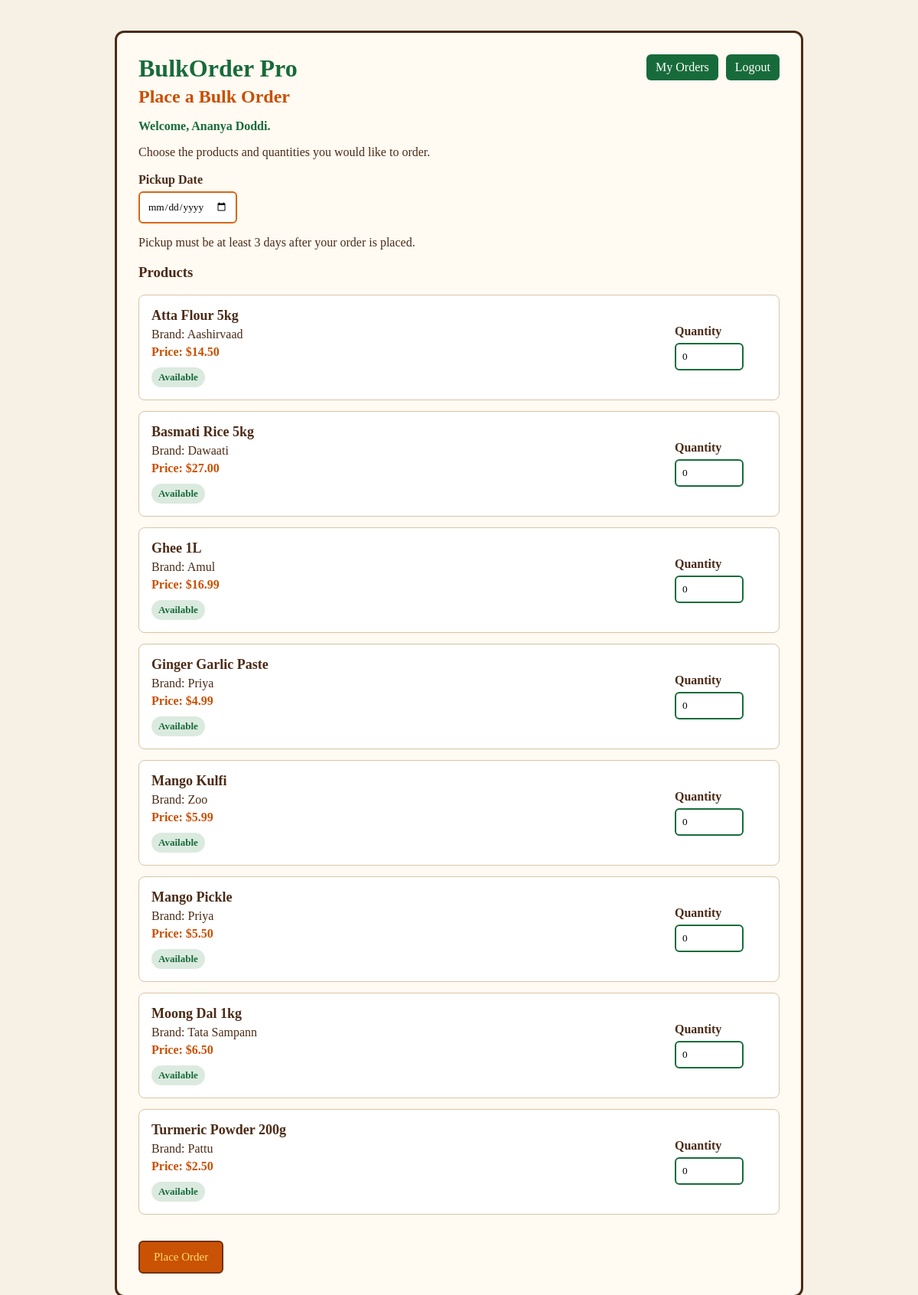
The page /customer-order (signed in) on the database its author committed.
### tables this page shows
CREATE TABLE customers (
            id INTEGER PRIMARY KEY AUTOINCREMENT,
            customer_name TEXT NOT NULL,
            phone TEXT NOT NULL,
            date_added TEXT DEFAULT CURRENT_DATE
        , last_name TEXT NOT NULL DEFAULT '');

CREATE TABLE stock (
            id INTEGER PRIMARY KEY AUTOINCREMENT,
            item_name TEXT NOT NULL,
            brand TEXT NOT NULL,
            stock_quantity INTEGER NOT NULL,
            price REAL NOT NULL
        , is_deleted INTEGER NOT NULL DEFAULT 0, category TEXT NOT NULL DEFAULT 'Other');

### customer_routes.py (the view)
@app.route("/customer-order")
def customer_order_page():
    if not customer_logged_in():
        return redirect(
            url_for("customer_login_page")
        )
    products = get_customer_products()
    customer = get_logged_in_customer()
    minimum_pickup_date = (
        date.today() + timedelta(days=3)
    ).isoformat()
    return render_template(
        "customer_order.html",
        stock_items=products,
        customer=customer,
        minimum_pickup_date=minimum_pickup_date
    )

### auth_helpers.py (called while the page is built)
def customer_logged_in():
    return "customer_id" in session

### customer_routes.py (called while the page is built)
def get_logged_in_customer():
    if not customer_logged_in():
        return None
    connection = get_database_connection()
    cursor = connection.cursor()
    cursor.execute("""
        SELECT
            customer_name,
            phone

        FROM customers

        WHERE id = ?
    """, (
        session["customer_id"],
    ))
    customer = cursor.fetchone()
    connection.close()
    return customer

### database.py (called while the page is built)
def get_database_connection():
    connection = sqlite3.connect(DATABASE)
    connection.row_factory = sqlite3.Row
    return connection

### templates/customer_order.html (shortened to what this page needs)
<!DOCTYPE html>
<html lang="en">
<head>
    <link rel="stylesheet"
          href="{{ url_for('static', filename='customer_order.css') }}">
</head>
<body>
    <div class="customer-page">
        <div class="customer-card">
            <div class="customer-top">
                <div>
                    <h1>BulkOrder Pro</h1>
                    <h2>Place a Bulk Order</h2>
                </div>
                <div class="customer-links">
                    <a href="{{ url_for('customer_my_orders') }}">
                        My Orders
                    </a>
                    <a href="{{ url_for('customer_logout') }}">
                        Logout
                    </a>
                </div>
            </div>
            {% if customer %}
            <p class="welcome-message">
                Welcome, {{ customer["customer_name"] }}.
            </p>
            {% endif %}
            <p>
                Choose the products and quantities you would like to order.
            </p>
            <form
                method="POST"
                action="{{ url_for('submit_customer_order') }}">
                <label for="pickup_date">
                    Pickup Date
                </label>
                <input
                    id="pickup_date"
                    type="date"
                    name="pickup_date"
                    min="{{ minimum_pickup_date }}"
                    required>
                <p class="pickup-note">
                    Pickup must be at least 3 days after your order is placed.
                </p>
                <h3>
                    Products
                </h3>
                {% if stock_items %}
                    {% for item in stock_items %}
                    <div class="product-row">
                        <div class="product-details">
                            <strong>
                                {{ item["item_name"] }}
                            </strong>
                            <p>
                                Brand: {{ item["brand"] }}
                            </p>
                            <p class="product-price">
                                Price: ${{ "%.2f"|format(item["price"]) }}
                            </p>
                            {% if item["is_available"] %}
                            <span class="customer-stock-status available-stock">
                                Available
                            </span>
                            {% else %}
                            <span class="customer-stock-status out-of-stock">
                                Out of Stock
                            </span>
                            {% endif %}
                        </div>
                        <div class="quantity-box">
                            <label for="quantity_{{ item['id'] }}">
                                Quantity
                            </label>
                            {% if item["is_available"] %}
                            <input
                                id="quantity_{{ item['id'] }}"
                                type="number"
                                name="quantity_{{ item['id'] }}"
                                min="0"
                                max="{{ item['max_quantity'] }}"
                                value="0">
                            {% else %}
                            <input
                                id="quantity_{{ item['id'] }}"
                                type="number"
                                value="0"
                                disabled>
                            {% endif %}
                        </div>
                    </div>
                    {% endfor %}
                {% else %}
                    <p class="no-stock-message">
                        No products have been added yet.
                    </p>
                {% endif %}
                {% if stock_items %}
                <button type="submit">
                    Place Order
                </button>
                {% endif %}
            </form>
        </div>
    </div>
</body>
</html>

### static/customer_order.css (style rules this page uses)
* { box-sizing: border-box; }
body { margin: 0; min-height: 100vh; background: #f7f0e5; color: #4b2b16; font-family: Georgia, serif; }
.customer-page { min-height: 100vh; display: flex; justify-content: center; padding: 40px 20px; }
.customer-card { width: 100%; max-width: 900px; background: #fffaf2; border: 3px solid #4b2b16; border-radius: 12px; padding: 28px; }
.customer-top { display: flex; justify-content: space-between; align-items: flex-start; gap: 20px; margin-bottom: 10px; }
.customer-top h1 { margin: 0 0 5px; color: #176b3a; }
.customer-top h2 { margin: 0; color: #c94f00; }
.customer-links { display: flex; gap: 10px; }
.customer-links a { padding: 8px 12px; background: #176b3a; color: white; text-decoration: none; border-radius: 6px; }
.welcome-message { font-weight: bold; color: #176b3a; }
form > label { display: block; margin-top: 18px; margin-bottom: 6px; font-weight: bold; }
#pickup_date { padding: 10px; border: 2px solid #d86616; border-radius: 6px; font-family: Georgia, serif; }
.product-row { display: flex; justify-content: space-between; align-items: center; gap: 20px; margin-bottom: 14px; padding: 16px; background: white; border: 1px solid #d8c5a7; border-radius: 8px; }
.product-details strong { font-size: 18px; }
.product-details p { margin: 5px 0; }
.product-price { color: #c94f00; font-weight: bold; }
.customer-stock-status { display: inline-block; margin-top: 6px; padding: 5px 9px; border-radius: 14px; font-size: 13px; font-weight: bold; }
.available-stock { background: #dbeadf; color: #176b3a; }
.quantity-box { min-width: 120px; }
.quantity-box label { display: block; margin-bottom: 6px; font-weight: bold; }
.quantity-box input { width: 90px; padding: 8px; border: 2px solid #176b3a; border-radius: 6px; font-family: Georgia, serif; }
button[type="submit"] { margin-top: 20px; padding: 11px 18px; background: #c95205; color: #ffdd6f; border: 2px solid #70310c; border-radius: 6px; font-family: Georgia, serif; font-size: 15px; cursor: pointer; }

### rows shown on the page
customers: customer_name "Ananya Doddi"
stock: item_name "Atta Flour 5kg", brand "Aashirvaad", price "14.50"
stock: item_name "Basmati Rice 5kg", brand "Dawaati", price "27.00"
stock: item_name "Ghee 1L", brand "Amul", price "16.99"
stock: item_name "Ginger Garlic Paste", brand "Priya", price "4.99"
stock: item_name "Mango Kulfi", brand "Zoo", price "5.99"
stock: item_name "Mango Pickle", brand "Priya", price "5.50"
stock: item_name "Moong Dal 1kg", brand "Tata Sampann", price "6.50"
stock: item_name "Turmeric Powder 200g", brand "Pattu", price "2.50"
